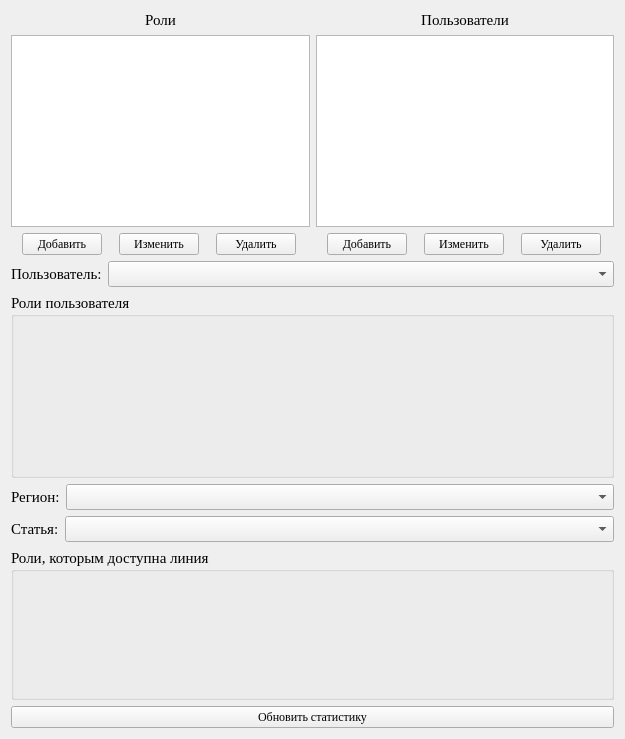
<?xml version="1.0" encoding="UTF-8"?>
<ui version="4.0">
 <class>admin_form</class>
 <widget class="QWidget" name="admin_form">
  <property name="geometry">
   <rect>
    <x>0</x>
    <y>0</y>
    <width>625</width>
    <height>739</height>
   </rect>
  </property>
  <property name="font">
   <font>
    <family>Times New Roman</family>
    <pointsize>9</pointsize>
   </font>
  </property>
  <property name="windowTitle">
   <string>Окно администратора</string>
  </property>
  <layout class="QVBoxLayout" name="verticalLayout">
   <item>
    <layout class="QHBoxLayout" name="laRolesAndUsers">
     <item>
      <layout class="QVBoxLayout" name="laRoles">
       <item>
        <widget class="QLabel" name="lblRoles">
         <property name="font">
          <font>
           <pointsize>11</pointsize>
          </font>
         </property>
         <property name="text">
          <string>Роли</string>
         </property>
         <property name="alignment">
          <set>Qt::AlignCenter</set>
         </property>
        </widget>
       </item>
       <item>
        <widget class="QListWidget" name="lvRoles">
         <property name="resizeMode">
          <enum>QListView::Adjust</enum>
         </property>
        </widget>
       </item>
       <item>
        <layout class="QHBoxLayout" name="laRoleButtons">
         <property name="sizeConstraint">
          <enum>QLayout::SetMinAndMaxSize</enum>
         </property>
         <item>
          <widget class="QPushButton" name="btRoleAdd">
           <property name="sizePolicy">
            <sizepolicy hsizetype="Maximum" vsizetype="Fixed">
             <horstretch>0</horstretch>
             <verstretch>0</verstretch>
            </sizepolicy>
           </property>
           <property name="text">
            <string>Добавить</string>
           </property>
          </widget>
         </item>
         <item>
          <widget class="QPushButton" name="btRoleUpdate">
           <property name="sizePolicy">
            <sizepolicy hsizetype="Maximum" vsizetype="Fixed">
             <horstretch>0</horstretch>
             <verstretch>0</verstretch>
            </sizepolicy>
           </property>
           <property name="text">
            <string>Изменить</string>
           </property>
          </widget>
         </item>
         <item>
          <widget class="QPushButton" name="btRoleDelete">
           <property name="sizePolicy">
            <sizepolicy hsizetype="Maximum" vsizetype="Fixed">
             <horstretch>0</horstretch>
             <verstretch>0</verstretch>
            </sizepolicy>
           </property>
           <property name="text">
            <string>Удалить</string>
           </property>
          </widget>
         </item>
        </layout>
       </item>
      </layout>
     </item>
     <item>
      <layout class="QVBoxLayout" name="laUsers">
       <item>
        <widget class="QLabel" name="lblUsers">
         <property name="font">
          <font>
           <pointsize>11</pointsize>
          </font>
         </property>
         <property name="text">
          <string>Пользователи</string>
         </property>
         <property name="alignment">
          <set>Qt::AlignCenter</set>
         </property>
        </widget>
       </item>
       <item>
        <widget class="QListWidget" name="lvUsers">
         <property name="resizeMode">
          <enum>QListView::Adjust</enum>
         </property>
        </widget>
       </item>
       <item>
        <layout class="QHBoxLayout" name="laUserButtons">
         <property name="sizeConstraint">
          <enum>QLayout::SetMinAndMaxSize</enum>
         </property>
         <item>
          <widget class="QPushButton" name="btUserAdd">
           <property name="sizePolicy">
            <sizepolicy hsizetype="Maximum" vsizetype="Fixed">
             <horstretch>0</horstretch>
             <verstretch>0</verstretch>
            </sizepolicy>
           </property>
           <property name="text">
            <string>Добавить</string>
           </property>
          </widget>
         </item>
         <item>
          <widget class="QPushButton" name="btUserUpdate">
           <property name="sizePolicy">
            <sizepolicy hsizetype="Maximum" vsizetype="Fixed">
             <horstretch>0</horstretch>
             <verstretch>0</verstretch>
            </sizepolicy>
           </property>
           <property name="text">
            <string>Изменить</string>
           </property>
          </widget>
         </item>
         <item>
          <widget class="QPushButton" name="btUserDelete">
           <property name="sizePolicy">
            <sizepolicy hsizetype="Maximum" vsizetype="Fixed">
             <horstretch>0</horstretch>
             <verstretch>0</verstretch>
            </sizepolicy>
           </property>
           <property name="text">
            <string>Удалить</string>
           </property>
          </widget>
         </item>
        </layout>
       </item>
      </layout>
     </item>
    </layout>
   </item>
   <item>
    <layout class="QVBoxLayout" name="laRoleUser">
     <property name="sizeConstraint">
      <enum>QLayout::SetMinimumSize</enum>
     </property>
     <item>
      <layout class="QHBoxLayout" name="laCurUser">
       <property name="sizeConstraint">
        <enum>QLayout::SetMinimumSize</enum>
       </property>
       <item>
        <widget class="QLabel" name="lblCurUser">
         <property name="sizePolicy">
          <sizepolicy hsizetype="Maximum" vsizetype="Maximum">
           <horstretch>0</horstretch>
           <verstretch>0</verstretch>
          </sizepolicy>
         </property>
         <property name="font">
          <font>
           <pointsize>11</pointsize>
          </font>
         </property>
         <property name="text">
          <string>Пользователь:</string>
         </property>
         <property name="alignment">
          <set>Qt::AlignLeading|Qt::AlignLeft|Qt::AlignVCenter</set>
         </property>
        </widget>
       </item>
       <item>
        <widget class="QComboBox" name="cbCurUser">
         <property name="sizePolicy">
          <sizepolicy hsizetype="Preferred" vsizetype="Maximum">
           <horstretch>0</horstretch>
           <verstretch>0</verstretch>
          </sizepolicy>
         </property>
         <property name="font">
          <font>
           <pointsize>11</pointsize>
          </font>
         </property>
        </widget>
       </item>
      </layout>
     </item>
     <item>
      <widget class="QGroupBox" name="gbUserRoles">
       <property name="sizePolicy">
        <sizepolicy hsizetype="Minimum" vsizetype="Expanding">
         <horstretch>0</horstretch>
         <verstretch>0</verstretch>
        </sizepolicy>
       </property>
       <property name="font">
        <font>
         <pointsize>11</pointsize>
        </font>
       </property>
       <property name="title">
        <string>Роли пользователя</string>
       </property>
      </widget>
     </item>
    </layout>
   </item>
   <item>
    <layout class="QVBoxLayout" name="laLineRules">
     <item>
      <layout class="QHBoxLayout" name="laCurRegion">
       <property name="sizeConstraint">
        <enum>QLayout::SetMinimumSize</enum>
       </property>
       <item>
        <widget class="QLabel" name="lblCurRegion">
         <property name="sizePolicy">
          <sizepolicy hsizetype="Maximum" vsizetype="Maximum">
           <horstretch>0</horstretch>
           <verstretch>0</verstretch>
          </sizepolicy>
         </property>
         <property name="font">
          <font>
           <pointsize>11</pointsize>
          </font>
         </property>
         <property name="text">
          <string>Регион:</string>
         </property>
         <property name="alignment">
          <set>Qt::AlignLeading|Qt::AlignLeft|Qt::AlignVCenter</set>
         </property>
        </widget>
       </item>
       <item>
        <widget class="QComboBox" name="cbCurRegion">
         <property name="sizePolicy">
          <sizepolicy hsizetype="Preferred" vsizetype="Maximum">
           <horstretch>0</horstretch>
           <verstretch>0</verstretch>
          </sizepolicy>
         </property>
         <property name="font">
          <font>
           <pointsize>11</pointsize>
          </font>
         </property>
        </widget>
       </item>
      </layout>
     </item>
     <item>
      <layout class="QHBoxLayout" name="horizontalLayout_6">
       <property name="sizeConstraint">
        <enum>QLayout::SetMinimumSize</enum>
       </property>
       <item>
        <widget class="QLabel" name="lblCurPosition">
         <property name="sizePolicy">
          <sizepolicy hsizetype="Maximum" vsizetype="Maximum">
           <horstretch>0</horstretch>
           <verstretch>0</verstretch>
          </sizepolicy>
         </property>
         <property name="font">
          <font>
           <pointsize>11</pointsize>
          </font>
         </property>
         <property name="text">
          <string>Статья:</string>
         </property>
         <property name="alignment">
          <set>Qt::AlignLeading|Qt::AlignLeft|Qt::AlignVCenter</set>
         </property>
        </widget>
       </item>
       <item>
        <widget class="QComboBox" name="cbCurPosition">
         <property name="sizePolicy">
          <sizepolicy hsizetype="Preferred" vsizetype="Maximum">
           <horstretch>0</horstretch>
           <verstretch>0</verstretch>
          </sizepolicy>
         </property>
         <property name="font">
          <font>
           <pointsize>11</pointsize>
          </font>
         </property>
        </widget>
       </item>
      </layout>
     </item>
     <item>
      <widget class="QGroupBox" name="gbLineRoles">
       <property name="sizePolicy">
        <sizepolicy hsizetype="Minimum" vsizetype="Expanding">
         <horstretch>0</horstretch>
         <verstretch>0</verstretch>
        </sizepolicy>
       </property>
       <property name="font">
        <font>
         <pointsize>11</pointsize>
        </font>
       </property>
       <property name="title">
        <string>Роли, которым доступна линия</string>
       </property>
      </widget>
     </item>
    </layout>
   </item>
   <item>
    <widget class="QPushButton" name="btUpdate">
     <property name="sizePolicy">
      <sizepolicy hsizetype="Minimum" vsizetype="Fixed">
       <horstretch>0</horstretch>
       <verstretch>0</verstretch>
      </sizepolicy>
     </property>
     <property name="text">
      <string>Обновить статистику</string>
     </property>
    </widget>
   </item>
  </layout>
 </widget>
 <resources/>
 <connections/>
</ui>
